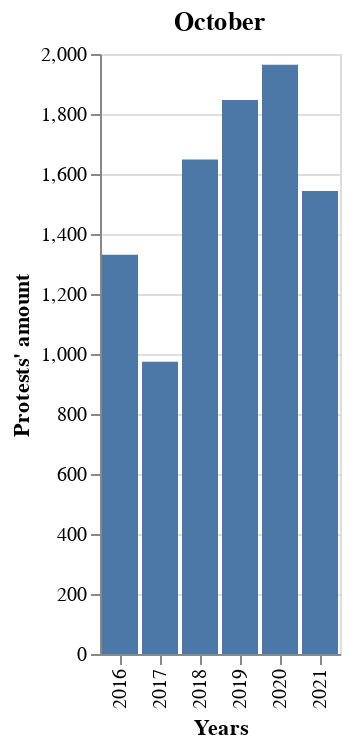

The cell this chart's notebook holds for it:
### Code cell
by_month(df, "October")

### Figure 1 — Vega-Lite specification as saved in the notebook (floating-point values rounded to 4 significant figures; data arrays with more than 128 entries replaced by an {"elided": "..."} marker saying what was removed)
{"data": {"values": {"elided": "9307 records"}}, "encoding": {"x": {"field": "x", "title": "Years", "type": "ordinal"}, "y": {"aggregate": "count", "title": "Protests' amount", "type": "quantitative"}}, "mark": "bar", "title": "October"}
